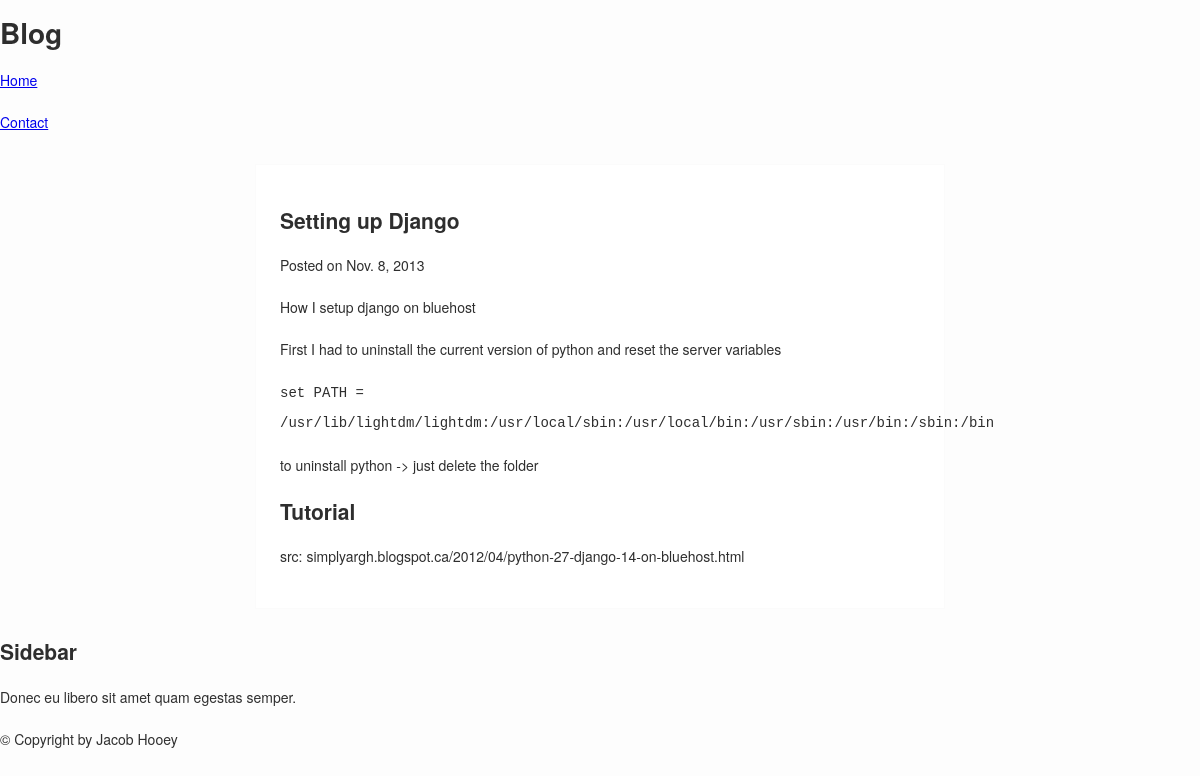
Page /setup-django/ on the committed database.
### blog/models.py (models this page shows, shortened)
class Post(models.Model):
    title = models.CharField(max_length=255)
    author = models.CharField(max_length=255, default='Jacob Hooey')
    slug = models.SlugField(unique=True, max_length=255)
    category = models.CharField(max_length=255)
    description = models.CharField(max_length=255)
    content = models.TextField()
    published = models.BooleanField(default=True)
    created = models.DateTimeField(auto_now_add=True)

### blog/views.py (the view)
# urls.py: url(r'^(?P<slug>[\w\-]+)/$', 'blog.views.post'),
def post(request, slug):
    post = get_object_or_404(Post, slug=slug)
    return render(request, 'blog/post.html', {'post': post})

### pompouspanda/templates/blog/post.html (shortened to what this page needs)
{% extends 'blog/base.html' %}
{% block content %}
<article>
	<header>
		<h1>{{post.title}}</h1>
		<p>
			Posted on
			<time datetime="{{post.created|date:"c"}}">
				{{post.created|date}}
			</time>
		</p>
	</header>
	<p class="description">
		{{post.description}}
	</p>
	{{post.content|safe}}
</article>
{% endblock %}

### pompouspanda/static/style.css (style rules this page uses)
body { background-color: #fdfdfd; color: #2e2e2e; margin: 0; padding: 0; font-size: 14px; line-height: 28px; font-family: 'Helvetica Neue', Helvetica, Arial, sans-serif; }

### rows in the picture
Post: title "Setting up Django", created "Nov. 8, 2013", description "How I setup django on bluehost", content "First I had to uninstall the current version of python and reset the server variables set PATH = /usr/lib/lightdm/lightdm:/usr/local/sbin:/usr/local/bin:/usr/sbin:/usr/bin:/sbin:/bin to uninstall python -> just delete the folder Tutorial src: simplyargh.blogspot.ca/2012/04/python-27-django-14-on-bluehost.html"
